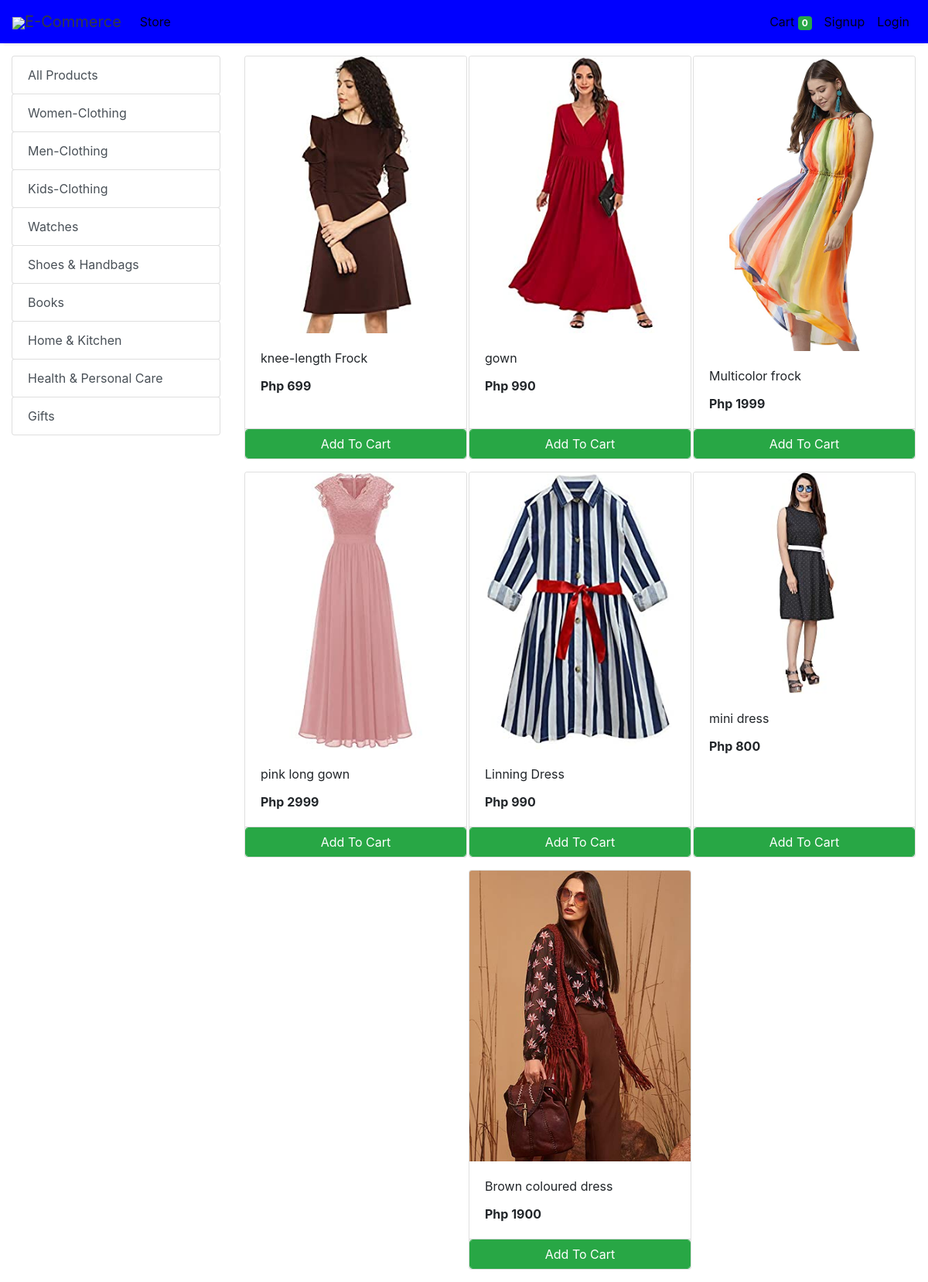
Screenshot of /store?category=22 with the database file from the repository.
### store/models/category.py (models this page shows, shortened)
class Category(models.Model):
    name= models.CharField(max_length=50)
    @staticmethod
    def get_all_categories():
        return Category.objects.all()

### store/models/product.py (models this page shows, shortened)
class Products(models.Model):
    name = models.CharField(max_length=60)
    price= models.IntegerField(default=0)
    category= models.ForeignKey(Category,on_delete=models.CASCADE,default=1 )
    description= models.CharField(max_length=250, default='', blank=True, null= True)
    image= models.ImageField(upload_to='uploads/products/')
    @staticmethod
    def get_all_products_by_categoryid(category_id):
        if category_id:
            return Products.objects.filter (category=category_id)
        else:
            return Products.get_all_products();

### store/views/home.py (the view)
# urls.py: path('' , include('store.urls'))
def store(request):
    cart = request.session.get('cart')
    if not cart:
        request.session['cart'] = {}
    products = None
    categories = Category.get_all_categories()
    categoryID = request.GET.get('category')
    if categoryID:
        products = Products.get_all_products_by_categoryid(categoryID)
    else:
        products = Products.get_all_products();
    data = {}
    data['products'] = products
    data['categories'] = categories
    print('you are : ', request.session.get('email'))
    return render(request, 'index.html', data)

### store/templatetags/cart.py (called while the page is built)
@register.filter (name='is_in_cart')
def is_in_cart(product, cart):
    keys = cart.keys ()
    for id in keys:
        if int (id) == product.id:
            return True
    return False;

### store/templatetags/custom_filter.py (called while the page is built)
@register.filter(name='currency')
def currency(number):
    return "Php "+str(number)

### store/templates/index.html (shortened to what this page needs)
{% extends 'base.html' %}
{% block content %}
{% load cart %}
{% load custom_filter %}
<div class="container-fluid mt-3">
	<div class="row">
		<div class="col-lg-3 mx-auto">
			<div class="list-group">
				<a href="/" class="list-group-item list-group-item-action btn btn-outline-success">All Products</a>
				{% for category in categories %}
				<a href="/?category={{category.id}}"
					class="list-group-item list-group-item-action btn btn-outline-success ">{{category.name}}</a>
				{% endfor %}
			</div>
		</div>
		<div id='products' class="col-lg-9 mx-auto">
			<div class="row mx-auto">
				{% for product in products %}
				<div class="card mx-auto mb-3" id={{product.id}} style="width: 18rem;">
					<img class="card-img-top" src="{{product.image.url}}" alt="Card image cap">
					<div class="card-body">
						<p class="card-title">{{product.name}}</p>
						<p class="card-text"><b>{{product.price|currency}}</b></p>
					</div>
					<div class="card-footer p-0 no-gutters">
						{% if product|is_in_cart:request.session.cart %}
						<div class="row no-gutters">
							<form action="/#{{product.id}}" class="col-2 " method="post">
								{% csrf_token %}
								<input hidden type="text" name='product' value='{{product.id}}'>
								<input hidden type="text" name='remove' value='True'>
								<input type="submit" value=" - " class="btn btn-block btn-success border-right">
							</form>
							<div class="text-center col btn btn-success">{{product|cart_quantity:request.session.cart}} in Cart</div>
							<form action="/#{{product.id}}" class="col-2 " method="post">
								{% csrf_token %}
								<input hidden type="text" name='product' value='{{product.id}}'>
								<input type="submit" value=" + " class="btn btn-block btn-success border-left">
							</form>
						</div>
						{% else %}
						<form action="/#{{product.id}}" method="POST" class="btn-block">
							<input type="submit" class="float-right btn btn-success form-control"
								value="Add To Cart">
						</form>
						{% endif %}
					</div>
				</div>
				{% endfor %}
			</div>
		</div>
	</div>
</div>
{% endblock %}

### rows the page displays
Category: name "Women-Clothing"
Category: name "Men-Clothing"
Category: name "Kids-Clothing"
Category: name "Watches"
Category: name "Shoes & Handbags"
Category: name "Books"
Category: name "Home & Kitchen"
Category: name "Health & Personal Care"
Category: name "Gifts"
Products: image (picture), name "knee-length Frock", price "Php 699"
Products: image (picture), name "gown", price "Php 990"
Products: image (picture), name "Multicolor frock", price "Php 1999"
Products: image (picture), name "pink long gown", price "Php 2999"
Products: image (picture), name "Linning Dress", price "Php 990"
Products: image (picture), name "mini dress", price "Php 800"
Products: image (picture), name "Brown coloured dress", price "Php 1900"

### other values shown
{{ request.session.cart.keys|length }} "0"
